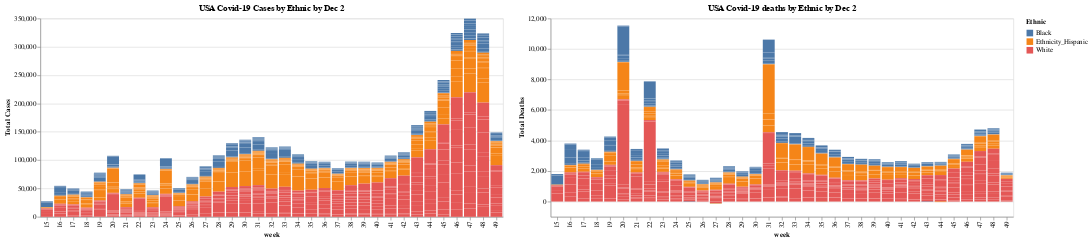

The notebook cell saved with this chart:
### Code cell
brush=alt.selection(type='interval')



bar3 = alt.Chart(all_state_sorted,title="USA Covid-19 Cases by Ethnic by Dec 2").mark_bar().encode(
    x='week:N',
    y=alt.Y('week_case:Q', title="Total Cases"),
    color='Ethnic:N',
    tooltip=['State:N',
             alt.Tooltip('week_case:Q'),
             alt.Tooltip('week_deaths:Q')]
).add_selection(brush)

bar4 = alt.Chart(all_state_sorted,title="USA Covid-19 deaths by Ethnic by Dec 2").mark_bar().encode(
    x='week:N',
    y=alt.Y('week_deaths:Q', title="Total Deaths"),
    color='Ethnic:N',
    tooltip=['State:N',
             alt.Tooltip('week_case:Q'),
             alt.Tooltip('week_deaths:Q')]
).add_selection(brush)

combined =bar3 |bar4
combined
combined.save('USA_Covid_Race_Ethnic_weekly.html')
from google.colab import files
files.download('USA_Covid_Race_Ethnic_weekly.html')
combined

### Figure 1 — Vega-Lite specification as saved in the notebook (floating-point values rounded to 4 significant figures; data arrays with more than 128 entries replaced by an {"elided": "..."} marker saying what was removed)
{"config": {"view": {"continuousWidth": 400, "continuousHeight": 300}}, "hconcat": [{"mark": "bar", "encoding": {"color": {"type": "nominal", "field": "Ethnic"}, "tooltip": [{"type": "nominal", "field": "State"}, {"type": "quantitative", "field": "week_case"}, {"type": "quantitative", "field": "week_deaths"}], "x": {"type": "nominal", "field": "week"}, "y": {"type": "quantitative", "field": "week_case", "title": "Total Cases"}}, "selection": {"selector004": {"type": "interval"}}, "title": "USA Covid-19 Cases by Ethnic by Dec 2"}, {"mark": "bar", "encoding": {"color": {"type": "nominal", "field": "Ethnic"}, "tooltip": [{"type": "nominal", "field": "State"}, {"type": "quantitative", "field": "week_case"}, {"type": "quantitative", "field": "week_deaths"}], "x": {"type": "nominal", "field": "week"}, "y": {"type": "quantitative", "field": "week_deaths", "title": "Total Deaths"}}, "selection": {"selector004": {"type": "interval"}}, "title": "USA Covid-19 deaths by Ethnic by Dec 2"}], "data": {"name": "data-126a26b5bfd41b471aa880c61f581f2c"}, "$schema": "https://vega.github.io/schema/vega-lite/v4.8.1.json", "datasets": {"data-126a26b5bfd41b471aa880c61f581f2c": {"elided": "1284 records"}}}
